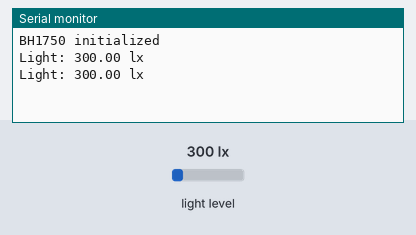
A sketch run on a simulated ESP32. On the bench: the last lines printed to the serial monitor. The test bench sets the inputs (shaded band); at power-on: light level 300 lx.

Above: at 1.8 s.
1.9 s: light level set to 40 lx
At 2.8 s:
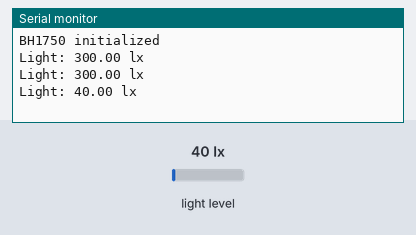
3.4 s: light level set to 500 lx
At 4.5 s:
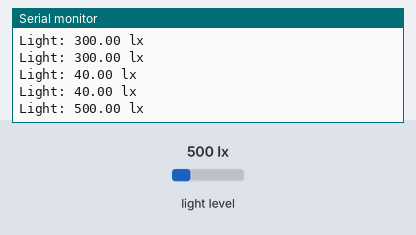
Timing chart, 0 to 6.4 s (numbered marks = the images above; inputs shaded):
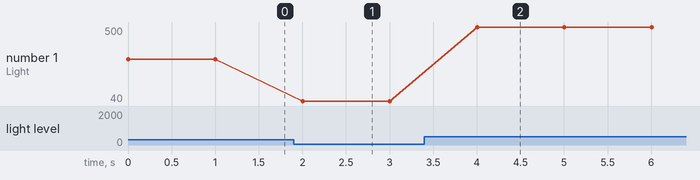

Measured:
- after the input at 1.9 s, the serial monitor: prints a new line after 0.10 s (image 1)
- after the input at 3.4 s, the serial monitor: prints a new line after 0.60 s (image 2)
- plotted number 1: 300 → 40 after the input at 1.9 s, 40 → 500 after the input at 3.4 s

The sketch:

LightSensor.ino
```cpp
#include <Wire.h>
#include <BH1750.h>

BH1750 lightMeter;

void setup(){
  Serial.begin(115200);
  Wire.begin(4, 5); // SDA=4, SCL=5
  if (lightMeter.begin(BH1750::CONTINUOUS_HIGH_RES_MODE, 0)) {
    Serial.println("BH1750 initialized");
  } else {
    Serial.println("Error initializing BH1750");
  }
}

void loop(){
  float lux = lightMeter.readLightLevel();
  Serial.print("Light: ");
  Serial.print(lux);
  Serial.println(" lx");
  delay(1000);
}
```
